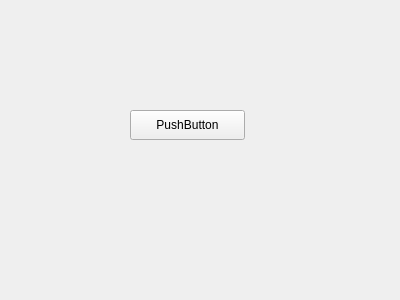
<?xml version="1.0" encoding="UTF-8"?>
<ui version="4.0">
 <class>Widget</class>
 <widget class="QWidget" name="Widget">
  <property name="geometry">
   <rect>
    <x>0</x>
    <y>0</y>
    <width>400</width>
    <height>300</height>
   </rect>
  </property>
  <property name="windowTitle">
   <string>Widget</string>
  </property>
  <widget class="QPushButton" name="btn1">
   <property name="geometry">
    <rect>
     <x>130</x>
     <y>110</y>
     <width>115</width>
     <height>30</height>
    </rect>
   </property>
   <property name="text">
    <string>PushButton</string>
   </property>
  </widget>
 </widget>
 <layoutdefault spacing="6" margin="11"/>
 <resources/>
 <connections/>
</ui>
